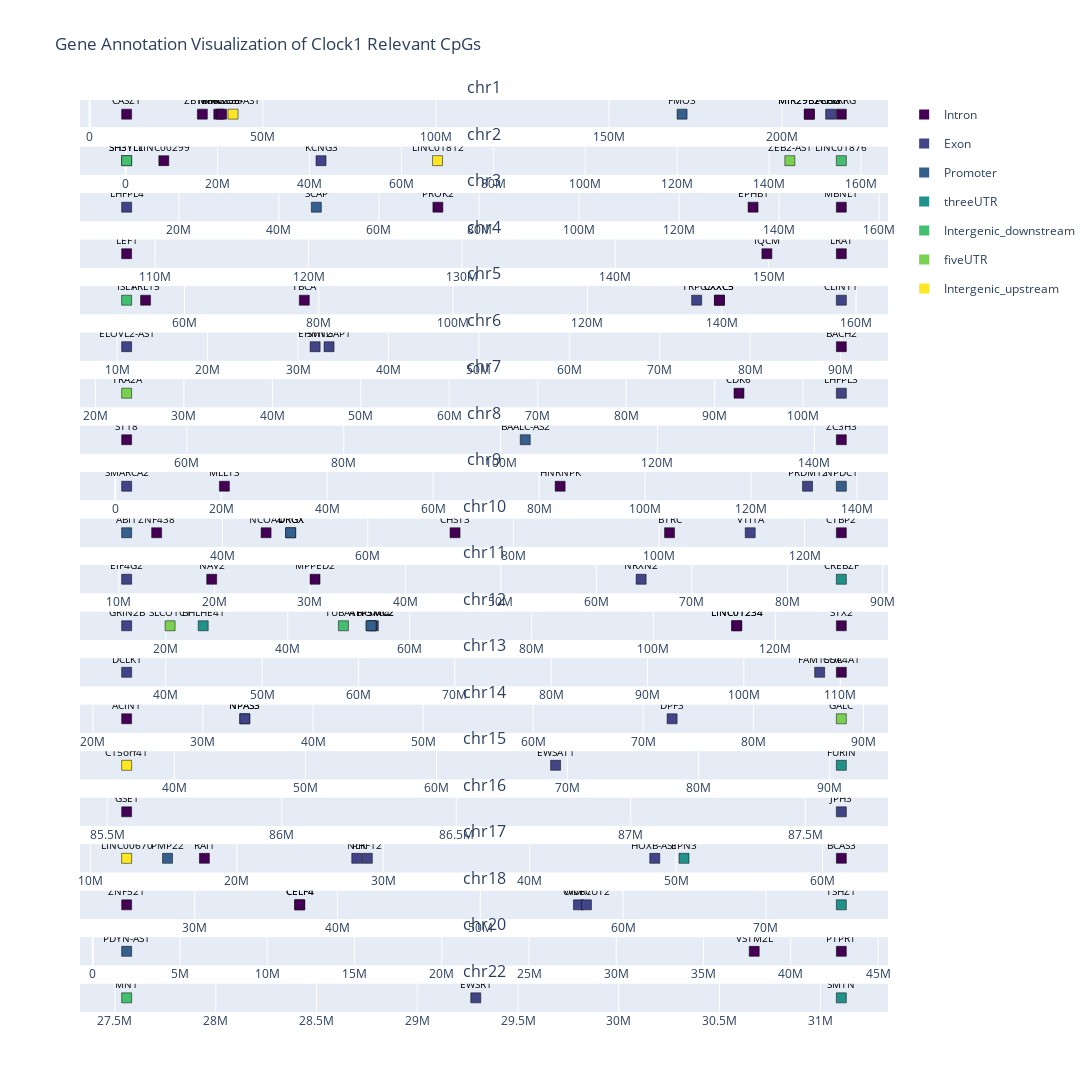
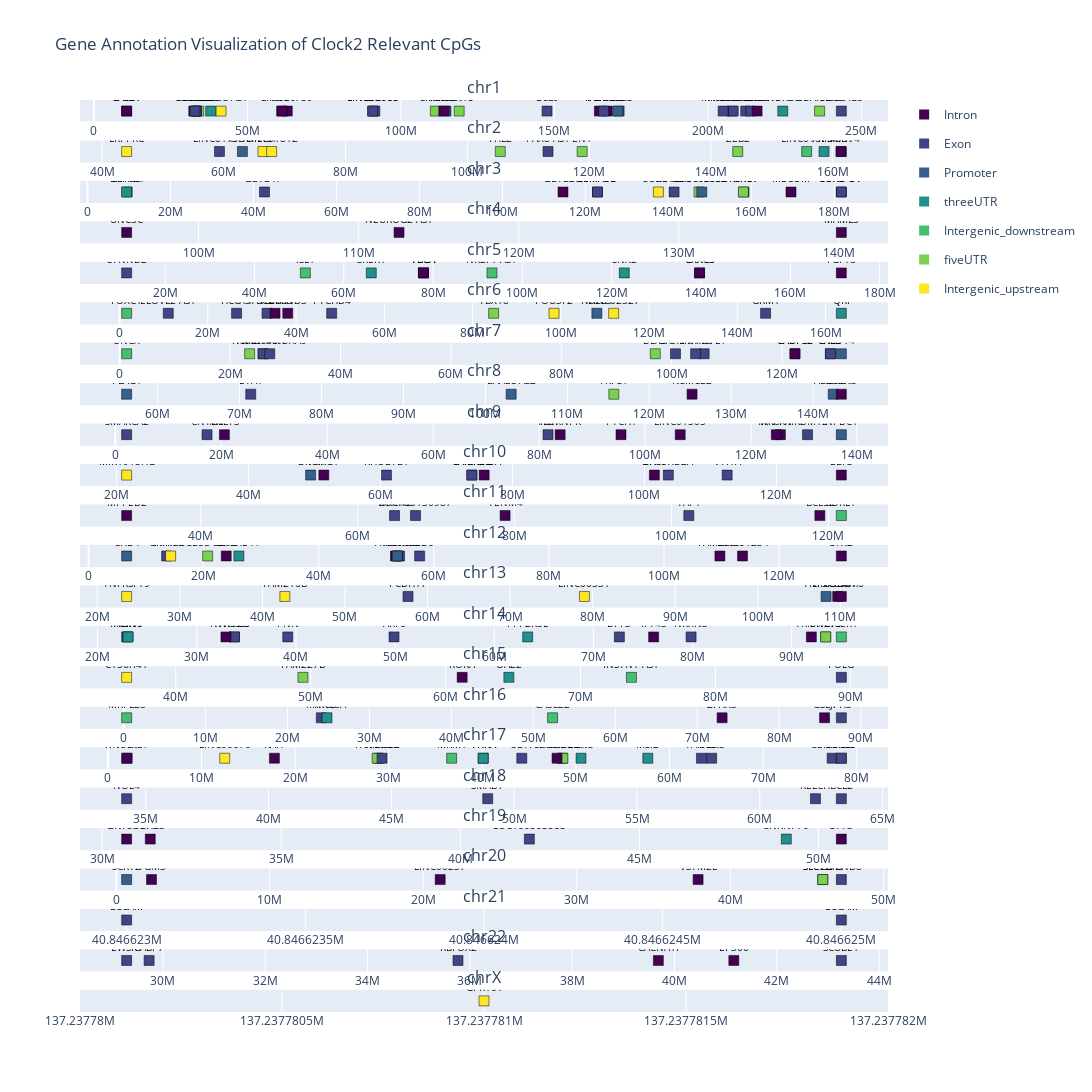
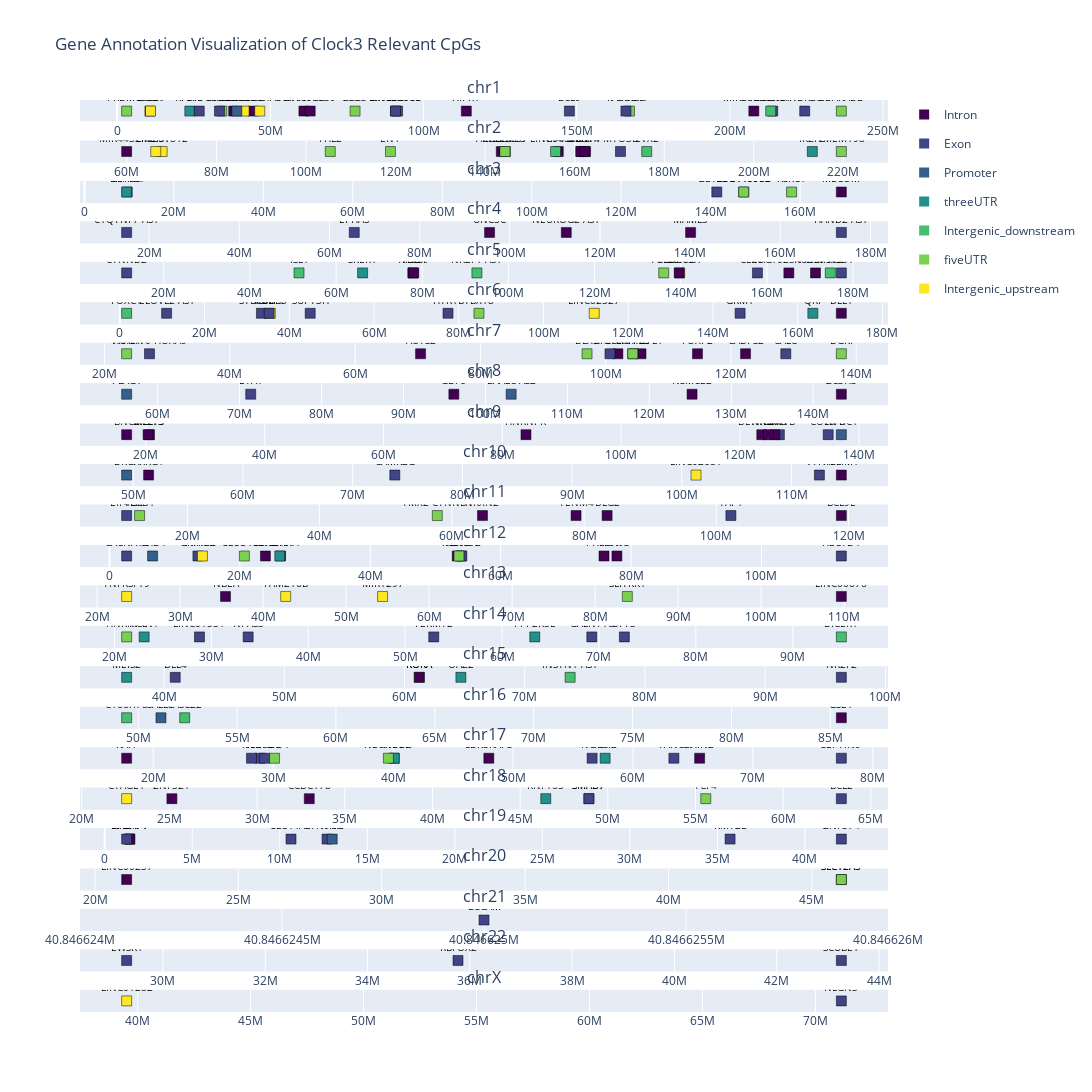
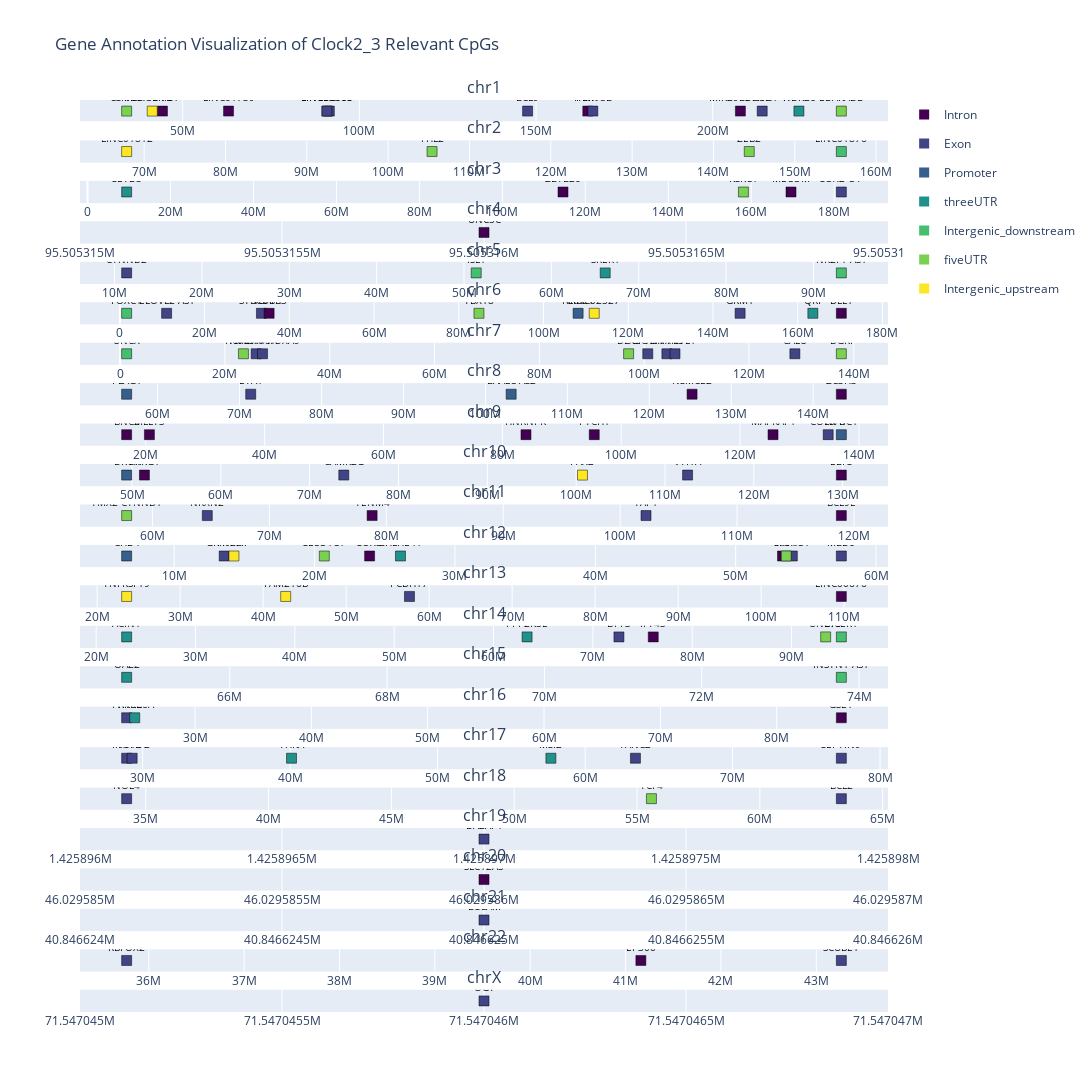

The cell these charts' notebook holds for them, in order:
### Code cell
### Chromosome-wise visualization of the gene annotations of the relevant CpGs in Clock1 - Loop

# Function to sort chromosomes
def chromosome_sort_key(x):
    x = x.replace('chr', '')
    if x.isdigit():
        return int(x)
    elif x == 'X':
        return 23
    elif x == 'Y':
        return 24
    else:
        return 25  # for any other non-standard chromosomes

# Chromosome sizes for the hg38 genome
chromosome_sizes = {
    'chr1': 248956422,
    'chr2': 242193529,
    'chr3': 198295559,
    'chr4': 190214555,
    'chr5': 181538259,
    'chr6': 170805979,
    'chr7': 159345973,
    'chr8': 145138636,
    'chr9': 138394717,
    'chr10': 133797422,
    'chr11': 135086622,
    'chr12': 133275309,
    'chr13': 114364328,
    'chr14': 107043718,
    'chr15': 101991189,
    'chr16': 90338345,
    'chr17': 83257441,
    'chr18': 80373285,
    'chr19': 58617616,
    'chr20': 64444167,
    'chr21': 46709983,
    'chr22': 50818468,
    'chrX': 156040895,
    'chrY': 57227415
}

# Viridis color palette
viridis_colors = plt.cm.viridis([0, 0.1, 0.2, 0.3, 0.5, 0.7, 0.8, 1.0])

# Map the categories to the Viridis colors
color_map = {
    'Intron': mcolors.to_hex(viridis_colors[0]), 
    'Exon': mcolors.to_hex(viridis_colors[2]), 
    'Promoter': mcolors.to_hex(viridis_colors[3]), 
    'threeUTR': mcolors.to_hex(viridis_colors[4]), 
    'Intergenic_downstream': mcolors.to_hex(viridis_colors[5]), 
    'fiveUTR': mcolors.to_hex(viridis_colors[6]), 
    'Intergenic_upstream': mcolors.to_hex(viridis_colors[7]) 
}

# Loop through each clock dataframe in the dictionary
for clock_name, cpg_annotations in rel_cpgs_dict.items():
    # Get unique chromosomes and sort them
    chromosomes = sorted(cpg_annotations['chr'].unique(), key=chromosome_sort_key)

    # Create subplots
    fig = make_subplots(rows=len(chromosomes), cols=1, 
                        shared_xaxes=False, vertical_spacing=0.02,  # shared_xaxes set to False
                        subplot_titles=chromosomes)

    # Add traces for each chromosome
    for i, chr in enumerate(chromosomes, start=1):
        chr_cpg_annotations = cpg_annotations[cpg_annotations['chr'] == chr]

        # Add gene annotations
        fig.add_trace(
            go.Scatter(
                x=chr_cpg_annotations['start'],
                y=[i]*len(chr_cpg_annotations),
                mode='markers+text',
                marker=dict(
                    size=10,
                    color=[color_map[cat] for cat in chr_cpg_annotations['category']],
                    symbol='square', 
                    line=dict(width=0.5, color='black')
                ),
                text=chr_cpg_annotations['gene'],
                textposition='top center',        
                textfont=dict(color='black', size=10),
                hoverinfo='text',
                hovertext=[f"{cpg}<br>{gene}<br>{cat}<br>{start}" 
                           for cpg, gene, cat, start in zip(chr_cpg_annotations['CpG'], chr_cpg_annotations['gene'], 
                                                            chr_cpg_annotations['category'], chr_cpg_annotations['start'])],
                showlegend=False
            ),
            row=i, col=1
        )

        # Set the x-axis range to the actual size of the chromosome
        # fig.update_xaxes(title_text=f'Genomic Position of {chr}', showgrid=False, row=i, col=1, range=[0, chromosome_sizes[chr]])

    # Add legend entries
    for category, color in color_map.items():
        fig.add_trace(
            go.Scatter(
                x=[None], y=[None],
                mode='markers',
                marker=dict(size=10, color=color, symbol='square'),
                legendgroup=category,
                showlegend=True,
                name=category
            )
        )

    # Update layout
    fig.update_layout(
        height=100*len(chromosomes),
        width=1200,
        showlegend=True,
        title=f'Gene Annotation Visualization of {clock_name.capitalize()} Relevant CpGs',
        hovermode='closest'
    )

    # Update y-axes
    fig.update_yaxes(showticklabels=False, showgrid=False)

    # Ensure the output directory exists
    output_dir = f'../../FunctionalAnalysis/Annotations/Annotations Results'
    os.makedirs(output_dir, exist_ok=True)
    
    # Save the plot 
    output_path = os.path.join(output_dir, f'{clock_name}_gene_annotation_chromosome_view.html')
    fig.write_html(output_path)

    # Show the plot
    fig.show()
